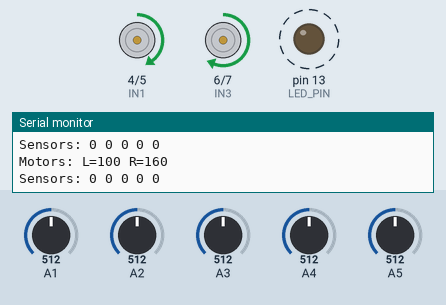
A sketch run on a simulated Arduino Uno, built with avr-gcc and run on an emulated ATmega328P. Shown: motor-driver pin pairs drawn as motors (green arrow = first pin HIGH = forward, orange = second pin HIGH = backward, longer = more drive, scaled by the enable pin), output pins drawn as LEDs (lit = HIGH), the last lines printed to the serial monitor. Dashed ring = blinking. The test bench sets the inputs (shaded band); at power-on: A3 = 512, A2 = 512, A1 = 512, A4 = 512, A5 = 512.

Above: at 10.4 s.
10.5 s: A3 set to 529
At 10.9 s:
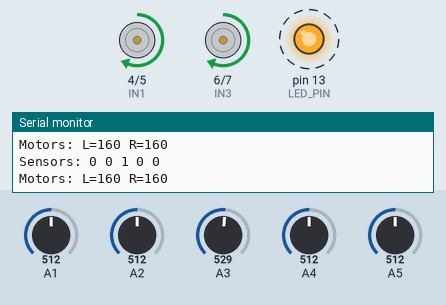
13.5 s: A2 set to 716
At 14.0 s:
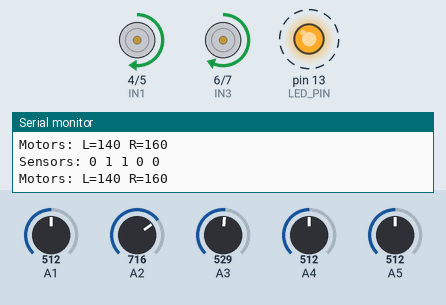
16.5 s: A3 set to 306
At 17.2 s:
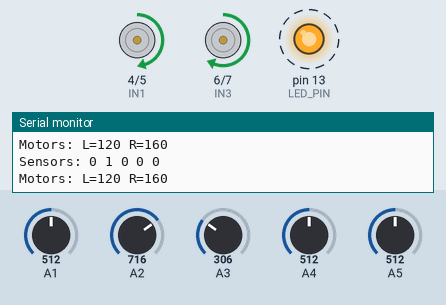
19.5 s: A3 set to 716
At 20.3 s:
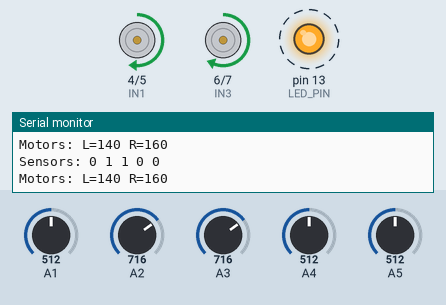
22.5 s: A3 set to 90
At 23.5 s:
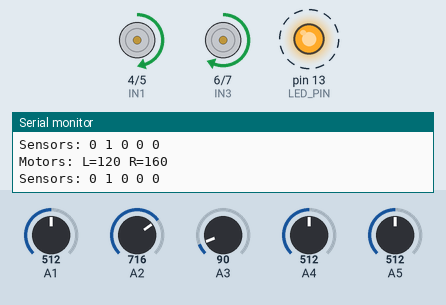
25.5 s: A2 set to 526
28.5 s: A2 set to 503
At 28.73 s:
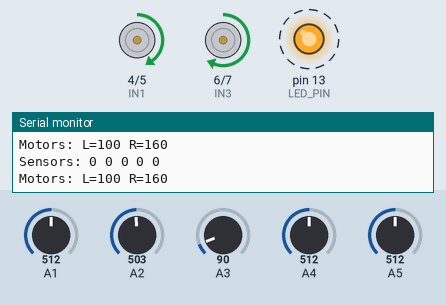
Timing chart, 0 to 32.5 s (numbered marks = the images above; inputs shaded):
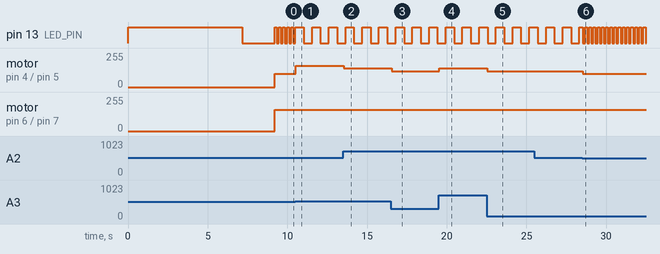

Measured:
- the behaviour switches between 512 and 513 on A3 (found by bisection; images 0 and 1)
- the behaviour switches between 513 and 512 on A2 (found by bisection; images 5 and 6)
- after the input at 10.5 s, pin 13 (LED_PIN): alternates HIGH for 0.52 s and LOW for 0.52 s, starting after 0.53 s; motor on pin 4 (IN1) / pin 5 (IN2): forward 100/255 → forward 160/255 at once
- after the input at 13.5 s, motor on pin 4 (IN1) / pin 5 (IN2): forward 160/255 → forward 140/255 at once
- after the input at 16.5 s, motor on pin 4 (IN1) / pin 5 (IN2): forward 140/255 → forward 120/255 after 0.05 s
- after the input at 19.5 s, motor on pin 4 (IN1) / pin 5 (IN2): forward 120/255 → forward 140/255 at once
- after the input at 22.5 s, motor on pin 4 (IN1) / pin 5 (IN2): forward 140/255 → forward 120/255 at once
- after the input at 28.5 s, pin 13 (LED_PIN): alternates HIGH for 0.13 s and LOW for 0.13 s, starting at once; motor on pin 4 (IN1) / pin 5 (IN2): forward 120/255 → forward 100/255 at once

The sketch:

Arduino-Self-Driving.ino
```cpp
// Self-Driving Car with Line Following Capabilities
// Using LN298N Motor Driver and HW871 Line Reader

// Motor Driver Pins
#define ENA 10
#define ENB 11
#define IN1 4
#define IN2 5
#define IN3 6
#define IN4 7

// Line Sensor Pins
#define SENSOR1 A1 // Left most
#define SENSOR2 A2 // Left middle
#define SENSOR3 A3 // Middle
#define SENSOR4 A4 // Right middle
#define SENSOR5 A5 // Right most

// Constants for line detection
#define BLACK_LINE 1  // 1 for black line, 0 for white line
#define CALIBRATION_TIME 7000 // 7 seconds for calibration
#define START_DELAY 2000 // 2 seconds before starting
#define ALL_BLACK_THRESHOLD 100 // Threshold to determine if all sensors see black

// LED Status Indicators
#define LED_PIN LED_BUILTIN
#define LED_BLINK_NORMAL 500    // Normal operation - blink every 500ms
#define LED_BLINK_LOST 100      // Lost line - blink fast every 100ms
#define LED_BLINK_STOPPED 250   // All black detected - blink pattern

// Motor speed settings
#define BASE_SPEED 160
#define SOFT_TURN_SPEED 140
#define MED_TURN_SPEED 120
#define HARD_TURN_SPEED 100

// Variables for line sensor calibration
int minValues[5] = {4095, 4095, 4095, 4095, 4095};
int maxValues[5] = {0, 0, 0, 0, 0};
int threshold[5] = {0, 0, 0, 0, 0};

// Variables for line following logic
int sensorValues[5] = {0, 0, 0, 0, 0};
int sensorOnLine[5] = {0, 0, 0, 0, 0}; // 1 if sensor is on line, 0 otherwise
int lastPosition = 0; // 0 for left, 1 for right

// LED status variables
unsigned long lastLedUpdate = 0;
bool ledState = false;
int currentMode = 0;  // 0: normal, 1: lost line, 2: stopped

// PID Control Variables
float Kp = 25; // Proportional gain
float Ki = 0; // Integral gain
float Kd = 10; // Derivative gain
int error = 0;
int previousError = 0;
int integral = 0;
int derivative = 0;
int PIDvalue = 0;

void setup() {
  // Initialize Serial for debugging
  Serial.begin(9600);

  // Setup Motor Driver Pins
  pinMode(ENA, OUTPUT);
  pinMode(ENB, OUTPUT);
  pinMode(IN1, OUTPUT);
  pinMode(IN2, OUTPUT);
  pinMode(IN3, OUTPUT);
  pinMode(IN4, OUTPUT);

  // Setup LED pin
  pinMode(LED_PIN, OUTPUT);

  // Stop the motors initially
  motorStop();

  // Calibration Phase
  Serial.println("Calibrating sensors...");
  digitalWrite(LED_BUILTIN, HIGH); // Turn on LED during calibration

  long startTime = millis();
  while (millis() - startTime < CALIBRATION_TIME) {
    // Read sensors and update min/max values
    for (int i = 0; i < 5; i++) {
      int sensorValue = analogRead(A1 + i);
      if (sensorValue < minValues[i]) {
        minValues[i] = sensorValue;
      }
      if (sensorValue > maxValues[i]) {
        maxValues[i] = sensorValue;
      }
    }
    delay(10);
  }

  // Calculate threshold values
  for (int i = 0; i < 5; i++) {
    threshold[i] = (minValues[i] + maxValues[i]) / 2;
    Serial.print("Sensor ");
    Serial.print(i);
    Serial.print(" - Min: ");
    Serial.print(minValues[i]);
    Serial.print(" Max: ");
    Serial.print(maxValues[i]);
    Serial.print(" Threshold: ");
    Serial.println(threshold[i]);
  }

  digitalWrite(LED_BUILTIN, LOW); // Turn off calibration LED
  Serial.println("Calibration complete!");

  // Wait before starting
  Serial.print("Starting in ");
  for (int i = START_DELAY/1000; i > 0; i--) {
    Serial.print(i);
    Serial.print("... ");
    delay(1000);
  }
  Serial.println("GO!");
}

void loop() {
  // Read and normalize sensor values
  readSensors();

  // Check if all sensors see black (stop condition)
  if (checkAllBlack()) {
    motorStop();
    Serial.println("All black detected - STOP");
    currentMode = 2; // Stopped mode
    updateLedStatus(); // Update LED immediately
    delay(1000); // Wait before checking again
    return;
  }

  // Simple turning logic
  simpleTurnLogic();

  /*
  // Alternate method: Use PID control for line following
  // Uncomment this section and comment out simpleTurnLogic() to use PID
  calculatePID();
  int leftMotorSpeed = BASE_SPEED - PIDvalue;
  int rightMotorSpeed = BASE_SPEED + PIDvalue;

  // Constrain motor speeds
  leftMotorSpeed = constrain(leftMotorSpeed, 0, 255);
  rightMotorSpeed = constrain(rightMotorSpeed, 0, 255);

  // Drive motors
  motorDrive(leftMotorSpeed, rightMotorSpeed);
  */

  // Update LED status based on current mode
  updateLedStatus();

  delay(10); // Small delay for stability
}

// Update LED based on current operating mode
void updateLedStatus() {
  unsigned long currentTime = millis();

  switch (currentMode) {
    case 0: // Normal operation - slow blink
      if (currentTime - lastLedUpdate >= LED_BLINK_NORMAL) {
        ledState = !ledState;
        digitalWrite(LED_PIN, ledState);
        lastLedUpdate = currentTime;
      }
      break;

    case 1: // Lost line - fast blink
      if (currentTime - lastLedUpdate >= LED_BLINK_LOST) {
        ledState = !ledState;
        digitalWrite(LED_PIN, ledState);
        lastLedUpdate = currentTime;
      }
      break;

    case 2: // Stopped - double blink pattern
      int cyclePosition = (currentTime / 250) % 4;
      if (cyclePosition == 0 || cyclePosition == 1) {
        digitalWrite(LED_PIN, HIGH);
      } else {
        digitalWrite(LED_PIN, LOW);
      }
      break;
  }
}

// Read sensors and determine if they're on the line
void readSensors() {
  for (int i = 0; i < 5; i++) {
    sensorValues[i] = analogRead(A1 + i);

    // Detect if sensor is on line based on BLACK_LINE setting
    if (BLACK_LINE) {
      // For black line, higher values mean on line
      sensorOnLine[i] = (sensorValues[i] > threshold[i]) ? 1 : 0;
    } else {
      // For white line, lower values mean on line
      sensorOnLine[i] = (sensorValues[i] < threshold[i]) ? 1 : 0;
    }
  }

  // Debug output
  Serial.print("Sensors: ");
  for (int i = 0; i < 5; i++) {
    Serial.print(sensorOnLine[i]);
    Serial.print(" ");
  }
  Serial.println();
}

// Check if all sensors detect black
bool checkAllBlack() {
  int sum = 0;
  for (int i = 0; i < 5; i++) {
    sum += sensorOnLine[i];
  }
  return (sum >= ALL_BLACK_THRESHOLD);
}

// Simple turn logic as specified in requirements
void simpleTurnLogic() {
  // Left most sensor is S0, Middle is S2, Right most is S4

  // Hard right turn - leftmost sensor on line
  if (sensorOnLine[0] == 1 && sensorOnLine[1] == 0 && sensorOnLine[2] == 0 && sensorOnLine[3] == 0 && sensorOnLine[4] == 0) {
    motorDrive(HARD_TURN_SPEED, BASE_SPEED);
    lastPosition = 0; // Remember last position was left
    currentMode = 0;  // Normal operation
  }
  // Medium right turn - left middle sensor on line
  else if (sensorOnLine[0] == 0 && sensorOnLine[1] == 1 && sensorOnLine[2] == 0 && sensorOnLine[3] == 0 && sensorOnLine[4] == 0) {
    motorDrive(MED_TURN_SPEED, BASE_SPEED);
    lastPosition = 0; // Remember last position was left
    currentMode = 0;  // Normal operation
  }
  // Soft right turn - left middle and center sensors on line
  else if (sensorOnLine[0] == 0 && sensorOnLine[1] == 1 && sensorOnLine[2] == 1 && sensorOnLine[3] == 0 && sensorOnLine[4] == 0) {
    motorDrive(SOFT_TURN_SPEED, BASE_SPEED);
    currentMode = 0;  // Normal operation
  }
  // Hard left turn - rightmost sensor on line
  else if (sensorOnLine[0] == 0 && sensorOnLine[1] == 0 && sensorOnLine[2] == 0 && sensorOnLine[3] == 0 && sensorOnLine[4] == 1) {
    motorDrive(BASE_SPEED, HARD_TURN_SPEED);
    lastPosition = 1; // Remember last position was right
    currentMode = 0;  // Normal operation
  }
  // Medium left turn - right middle sensor on line
  else if (sensorOnLine[0] == 0 && sensorOnLine[1] == 0 && sensorOnLine[2] == 0 && sensorOnLine[3] == 1 && sensorOnLine[4] == 0) {
    motorDrive(BASE_SPEED, MED_TURN_SPEED);
    lastPosition = 1; // Remember last position was right
    currentMode = 0;  // Normal operation
  }
  // Soft left turn - right middle and center sensors on line
  else if (sensorOnLine[0] == 0 && sensorOnLine[1] == 0 && sensorOnLine[2] == 1 && sensorOnLine[3] == 1 && sensorOnLine[4] == 0) {
    motorDrive(BASE_SPEED, SOFT_TURN_SPEED);
    currentMode = 0;  // Normal operation
  }
  // Straight ahead - center sensor on line
  else if (sensorOnLine[2] == 1 && sensorOnLine[0] == 0 && sensorOnLine[4] == 0) {
    motorDrive(BASE_SPEED, BASE_SPEED);
    currentMode = 0;  // Normal operation
  }
  // Lost line - use last known position
  else if (sensorOnLine[0] == 0 && sensorOnLine[1] == 0 && sensorOnLine[2] == 0 && sensorOnLine[3] == 0 && sensorOnLine[4] == 0) {
    if (lastPosition == 0) { // Last known position was left
      motorDrive(HARD_TURN_SPEED, BASE_SPEED); // Turn right to find line
    } else {
      motorDrive(BASE_SPEED, HARD_TURN_SPEED); // Turn left to find line
    }
    currentMode = 1;  // Lost line mode
  }
  // Default - go straight
  else {
    motorDrive(BASE_SPEED, BASE_SPEED);
    currentMode = 0;  // Normal operation
  }
}

// PID calculation for line following
void calculatePID() {
  // Calculate weighted position
  int position = 0;
  int sum = 0;

  for (int i = 0; i < 5; i++) {
    position += sensorOnLine[i] * i * 1000;
    sum += sensorOnLine[i];
  }

  // Avoid division by zero
  if (sum > 0) {
    position = position / sum;
  }

  // Calculate error from center position (2000 for 5 sensors)
  error = position - 2000;

  // Calculate PID components
  integral = integral + error;
  derivative = error - previousError;

  // Calculate final PID value
  PIDvalue = (Kp * error + Ki * integral + Kd * derivative) / 100;

  // Remember current error for next iteration
  previousError = error;

  // Constrain PID value
  PIDvalue = constrain(PIDvalue, -255, 255);

  // Debug output
  Serial.print("Position: ");
  Serial.print(position);
  Serial.print(" Error: ");
  Serial.print(error);
  Serial.print(" PID: ");
  Serial.println(PIDvalue);
}

// Control both motors
void motorDrive(int leftSpeed, int rightSpeed) {
  // Left Motor control (IN1, IN2)
  analogWrite(ENA, leftSpeed);
  digitalWrite(IN1, HIGH);
  digitalWrite(IN2, LOW);

  // Right Motor control (IN3, IN4)
  analogWrite(ENB, rightSpeed);
  digitalWrite(IN3, HIGH);
  digitalWrite(IN4, LOW);

  // Debug output
  Serial.print("Motors: L=");
  Serial.print(leftSpeed);
  Serial.print(" R=");
  Serial.println(rightSpeed);
}

// Stop both motors
void motorStop() {
  digitalWrite(IN1, LOW);
  digitalWrite(IN2, LOW);
  digitalWrite(IN3, LOW);
  digitalWrite(IN4, LOW);
  analogWrite(ENA, 0);
  analogWrite(ENB, 0);
  Serial.println("Motors stopped");
}
```
